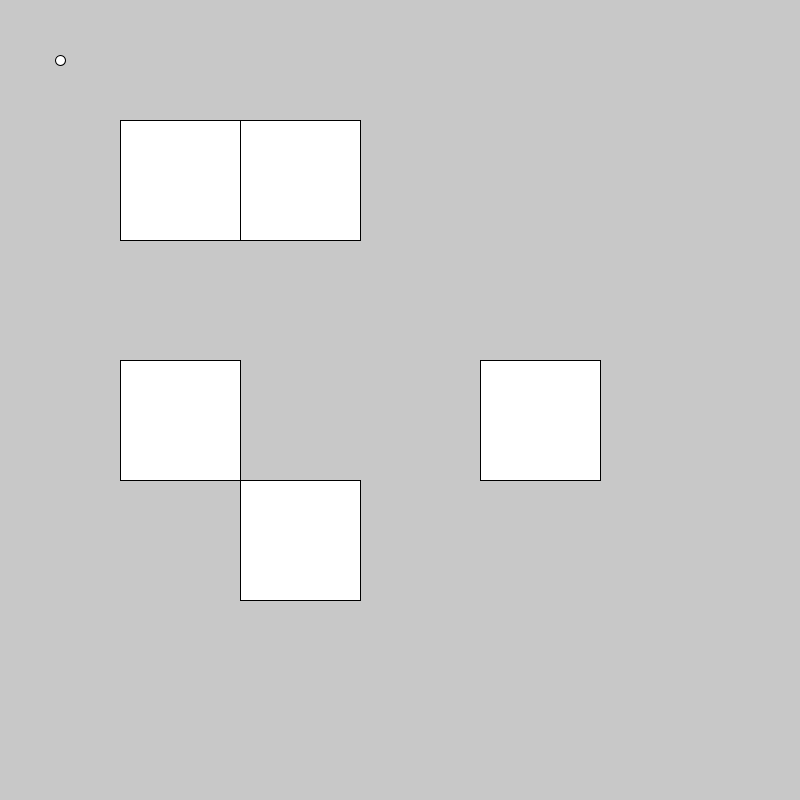
Frame 1 (no input)
Frame 60 (the mouse pressed at the canvas centre just before this capture): identical to frame 1, image omitted
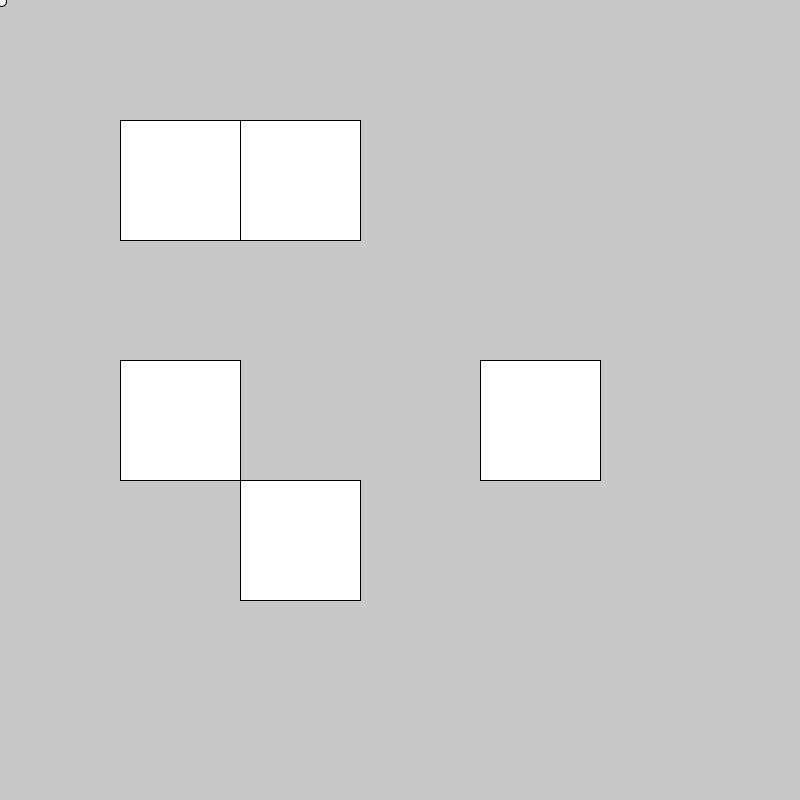
Frame 120 (the mouse held since frame 60 and released just before this capture)

The Processing sketch that drew these frames (run headless with seeded random() and noise(); from frame 60 on, the mouse is pressed at the canvas centre):

// Processing sketch: PoolTable
// ── PoolTable.pde
import java.util.ArrayList;

int cols;
int rows;
int wallSize;
Ball ball;
// Wall wally;
ArrayList<Wall> walls = new ArrayList<Wall>();


void setup() {
  size(800, 800);
  wallSize = 120;
  cols =  width/wallSize - 1;
  rows =  height/wallSize -1 ;
  ball = new Ball(wallSize/2, wallSize/2);
  // wally = new Wall(2*wallSize, 2*wallSize, wallSize);
  populateWalls();
}


void populateWalls() {


  for (int i = 1; i < cols; i++) {
    for (int j = 1; j < rows; j++) {
      if (random(2) >= 1) {
        walls.add(new Wall(i*wallSize, j*wallSize, wallSize));
      }
    }
  }
}

void draw() {

  background(200);
  if (mousePressed) {
    ball.addForce(new PVector(mouseX, mouseY));
  }

   for (Wall obj : walls) {
    obj.Draw();
    ball.checkCollision(obj);
  }
  ball.Draw();

}

// ── Ball.pde
class Ball {

  PVector pos;
  PVector velocity;
  PVector acceleration;
  float topSpeed;
  int size = 10;

  public Ball(float x, float y) {
    pos = new PVector(x, y);
    velocity = new PVector(0, 0);
    acceleration = new PVector(0, 0);
    topSpeed = 15;
  }

  public void Draw() {  
    Update();
    stroke(0);
    circle(pos.x, pos.y, size);
  }

  public void checkCollision(Wall wall) {
    float p = pos.x - (wall.pos.x+wall.size/2);
    float p2 = p*p;
    float q = pos.y - (wall.pos.y+wall.size/2);
    float q2 = q*q;

    //float distance = sqrt(p2+q2);
    // Checks if the balls center is inside the wall 
    if ((pos.x+size >= wall.pos.x && pos.x-size <= wall.pos.x+wall.size) && (pos.y+size >= wall.pos.y && pos.y-size <= wall.pos.y+wall.size)) {

      if (abs(p) >= abs(q)) {
        if (p < 0) {
          // This means it hit the left side of a wall
          pos.x = wall.pos.x-size;
        } else {
          // This means it hit the right side of a wall
          pos.x = wall.pos.x+wall.size+size;
        }

        velocity.x = velocity.x * -1;
        acceleration.x = acceleration.x * -1;
      } 

      if (abs(p) <= abs(q)) {

        if (q < 0) {
          // This means it hit the top of a wall
          pos.y = wall.pos.y-size;
        } else {
          // This measn it hit the bottom of a wall
          pos.y = wall.pos.y+wall.size+size;
        }
        velocity.y = velocity.y * -1;
        acceleration.y = acceleration.y * -1;
      }
      
      velocity.mult(0.88);
      pos.add(velocity);
    }
  }

  public void addForce(PVector force) {

    acceleration = PVector.sub(force, pos).mult(-1);
  }

  public void Update() {

    //acceleration.setMag(0.2);

    velocity.add(acceleration);
    velocity.limit(topSpeed);
    acceleration.mult(0.4);

    if (pos.y <= 10 || pos.y >= height - 10) {
      velocity.y = velocity.y * -1;
      acceleration.y = acceleration.y * -1;
    }

    if (pos.x <= 10 || pos.x >= width - 10) {
      velocity.x = velocity.x * -1;
      acceleration.x = acceleration.x * -1;
    }
    
    velocity.mult(0.92);
    pos.add(velocity);
  }
}

// ── Wall.pde
class Wall {
  PVector pos;
  int size;

  public Wall(int x, int y, int size) {
    pos = new PVector(x, y);
    this.size = size;
  }


  public void Draw() {
    square(pos.x, pos.y, size);
  }
}
